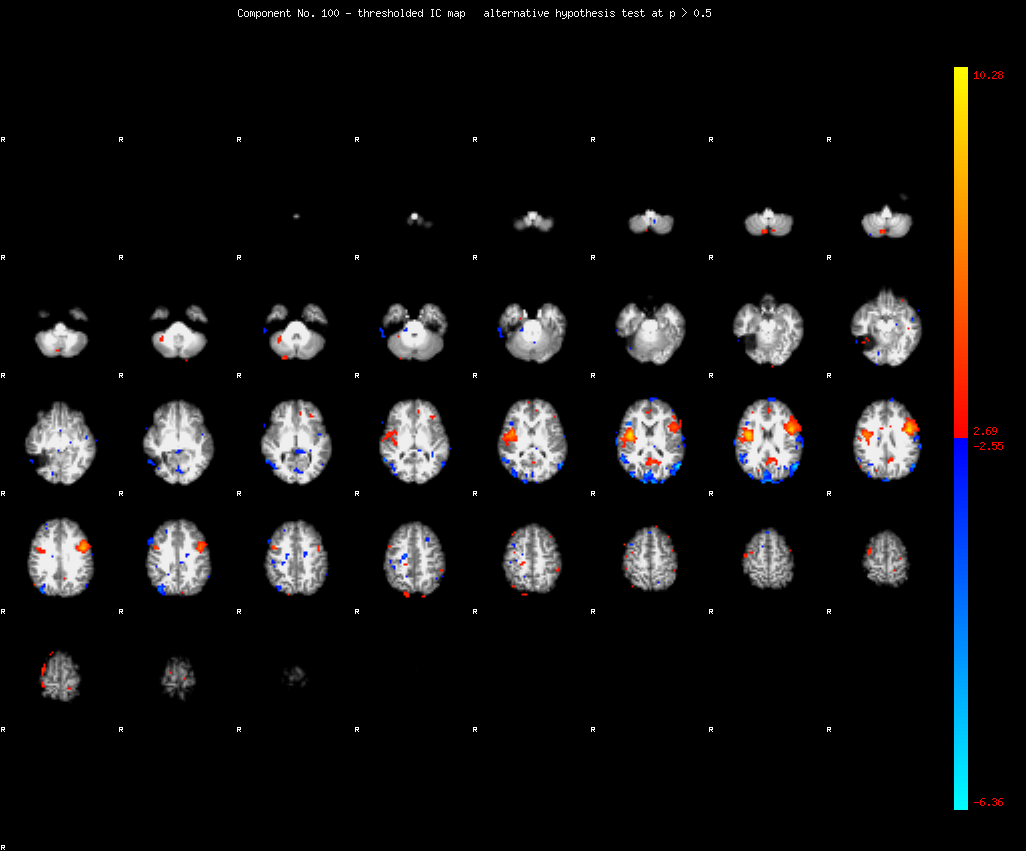
#> input picture Data/IC_100_thresh.png, 1026 x 851 px, given in place of template.png, which was not available
$ python test.py
#> lines starting #> are read from the running program, lines starting #| are printed output that depends on the picture; pictures that were not available may be replaced by others from this repository, and a replacement may not be noted
### brainExtraction.py

import numpy as np
import pandas as pd
import cv2
from PIL import Image
import os


def slice(source, template, path, source1):
    source = cv2.cvtColor(source, cv2.COLOR_RGB2GRAY)
    template = cv2.cvtColor(template, cv2.COLOR_RGB2GRAY)
    Height, Width = template.shape
    methods = [cv2.TM_CCORR_NORMED]
    threshold = 0.8
    source2 = source.copy()
    result = cv2.matchTemplate(source2, template, cv2.TM_CCOEFF_NORMED)
    location = np.where(result >= threshold)
    rgb = cv2.cvtColor(source1, cv2.COLOR_BGR2RGB)
    gray = cv2.cvtColor(source1, cv2.COLOR_BGR2GRAY)
    rgb = cv2.cvtColor(source1, cv2.COLOR_RGB2BGR)
    i = 1
    for j in zip(location[1], location[0]):
        slice = gray[j[1] + 10:j[1] + Height +
                     110, j[0] + 10:j[0] + Width + 110]
        if cv2.countNonZero(slice) != 0:
            try:
                crop = rgb[j[1] + 10:j[1] + Height +
                           110, j[0] + 10:j[0] + Width + 110]
                cv2.imwrite(path+'/IMG-'+str(i)+'.png', crop)
                i += 1
            except:
                continue


# [12 lines left out: function boundary, not called in this run]

### test.py

import numpy as np
import pandas as pd
import cv2
from PIL import Image
import os
from brainExtraction import slice, boundary


data_path = os.path.abspath(os.getcwd()) + '/Data'


template_image_path = os.path.abspath(os.getcwd()) + '/template.png'


save_path = os.path.abspath(os.getcwd()) + '/'


slices = "Slices"
boundaries = "Boundaries"
counter = 0
slice_path = os.path.join(save_path, slices+'/')
boundary_path = os.path.join(save_path, boundaries+'/')


for image in os.listdir(data_path):
    if (image.endswith("_thresh.png")):
        counter += 1

if not os.path.exists(save_path+slices):
    os.makedirs(save_path+slices)
path = os.path.join(save_path, slices+'/')
for i in range(1, counter+1):
    os.mkdir(path+str(i))

if not os.path.exists(save_path+boundaries):
    os.makedirs(save_path+boundaries)
path1 = os.path.join(save_path, boundaries+'/')
for i in range(1, counter+1):
    os.mkdir(path1+str(i))


template = cv2.imread(template_image_path)
#> template is the input picture: shape (851, 1026, 3); mean B, G, R 17.8, 17.5, 17.9
slice_path = os.path.join(save_path, slices+'/')


for x in range(1, counter+1):
    slice_images_path = data_path+'/IC_' + str(x) + "_thresh.png"
    source = cv2.imread(slice_images_path)
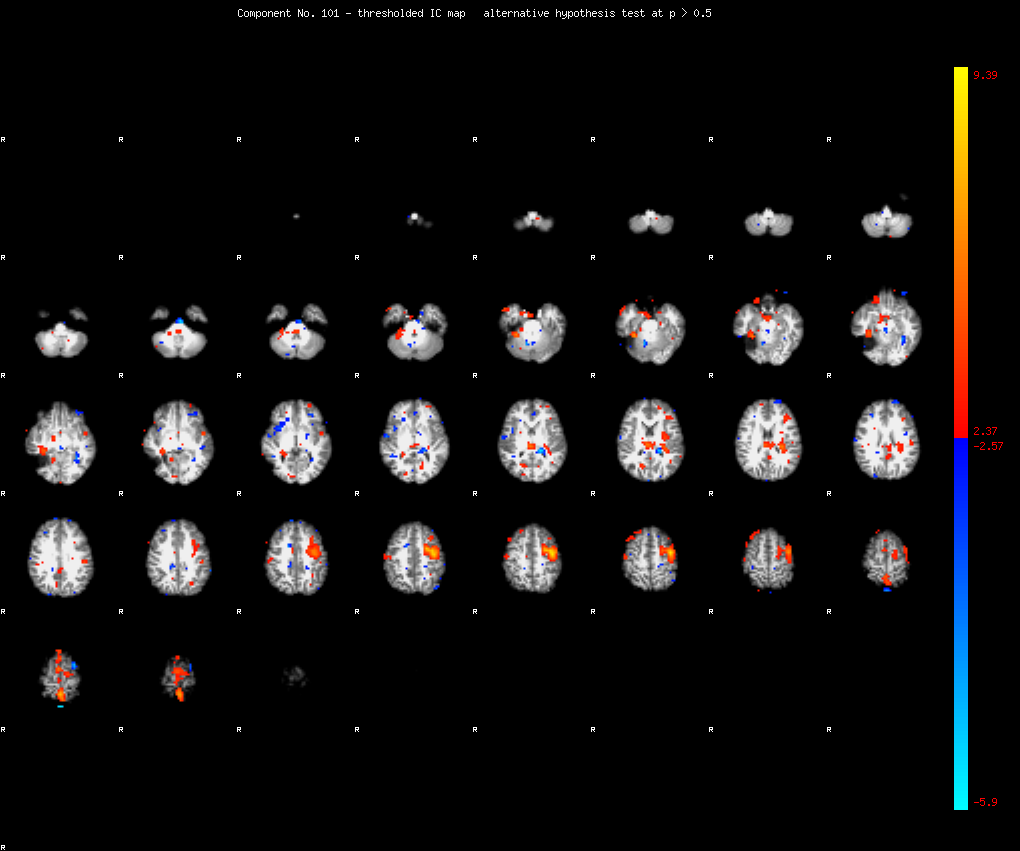
#> input picture Data/IC_101_thresh.png, 1020 x 851 px, given in place of IC_1_thresh.png, which was not available
#> source is the input picture: shape (851, 1020, 3); mean B, G, R 17.5, 17.3, 18.3
    source1 = cv2.imread(slice_images_path)
    template = cv2.imread(template_image_path)
    slice(source, template, slice_path+str(x), source1)
#> in slice, `source = cv2.cvtColor(source, cv2.COLOR_RGB2GRAY)`:
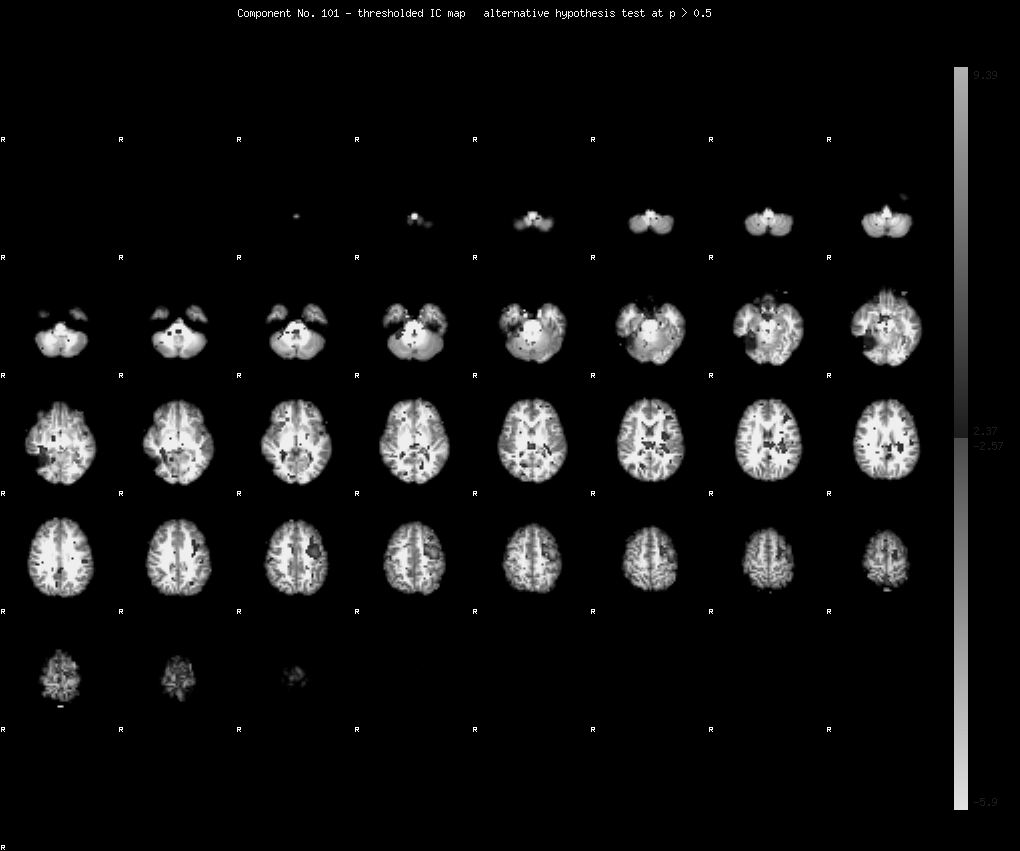
#> source: shape (851, 1020); min 0, max 255, mean 17.5
#> in slice, `template = cv2.cvtColor(template, cv2.COLOR_RGB2GRAY)`:
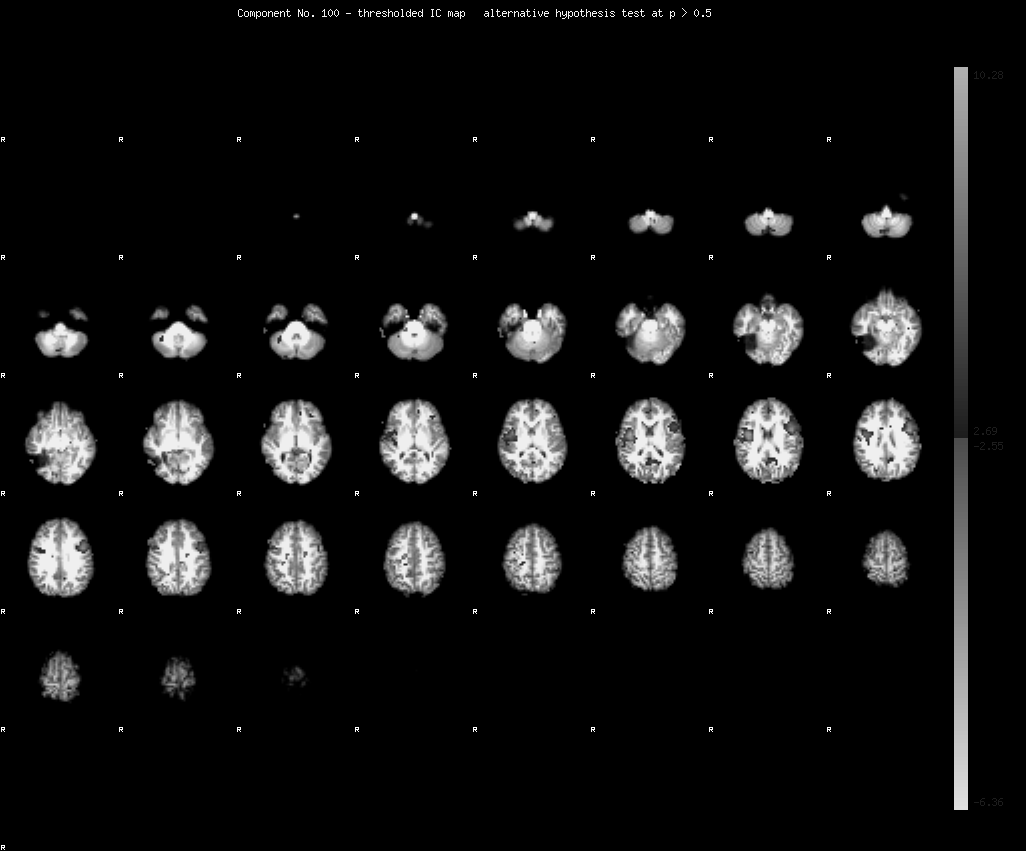
#> template: shape (851, 1026); min 0, max 255, mean 17.6
#> in slice, `location = np.where(result >= threshold)`: location = ([0, 0, 0, 0, 0, 0, 0], [0, 1, 2, 3, 4, 5, 6])
#> the loop in slice, `for j in zip(location[1], location[0]):` made 7 passes
#> j on passes 1 to 7: (0, 0), (1, 0), (2, 0), (3, 0), (4, 0), (5, 0), (6, 0)
#> pass 1, in slice, `slice = gray[j[1] + 10:j[1] + Height + 110, j[0] + 10:j[0] + Width + 1..`:
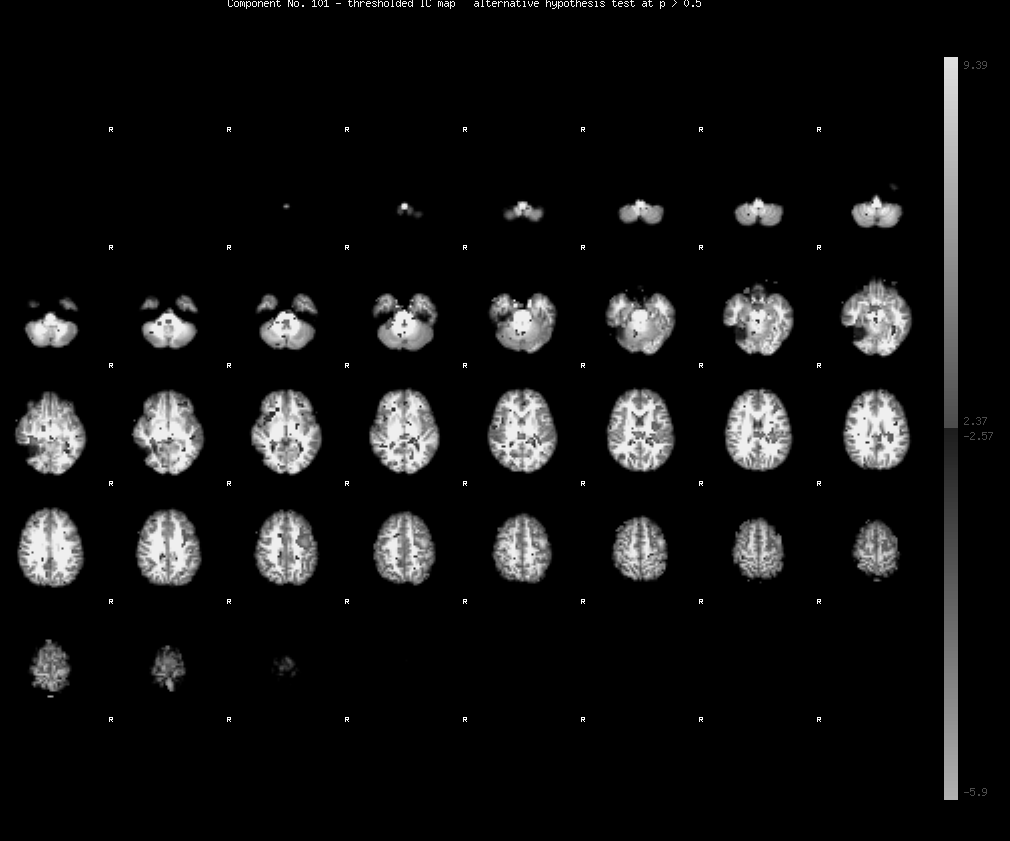
#> slice: shape (841, 1010); min 0, max 255, mean 18
#> pass 1, in slice, `crop = rgb[j[1] + 10:j[1] + Height + 110, j[0] + 10:j[0] + Width + 110]`:
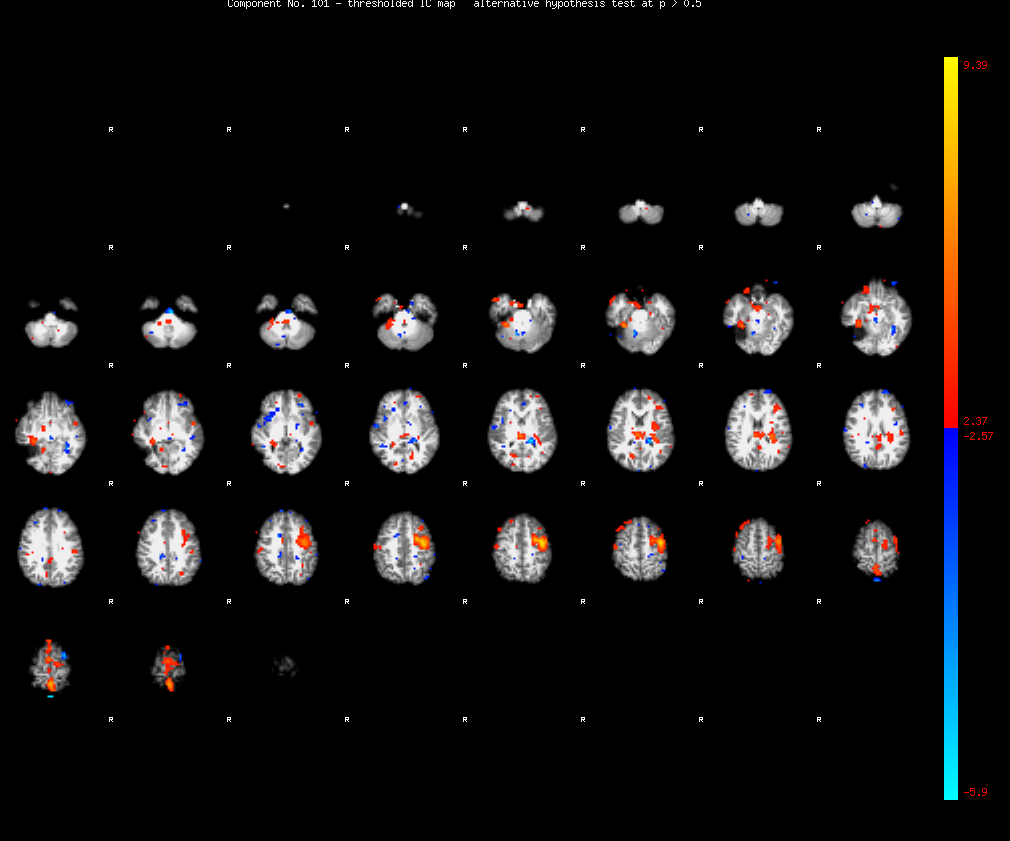
#> crop: shape (841, 1010, 3); mean R, G, B 18.7, 17.7, 17.8
#> after the loop in slice, `for j in zip(location[1], location[0]):`: i = 8
#> (the run stopped early here; a loop or call above may not have finished)
